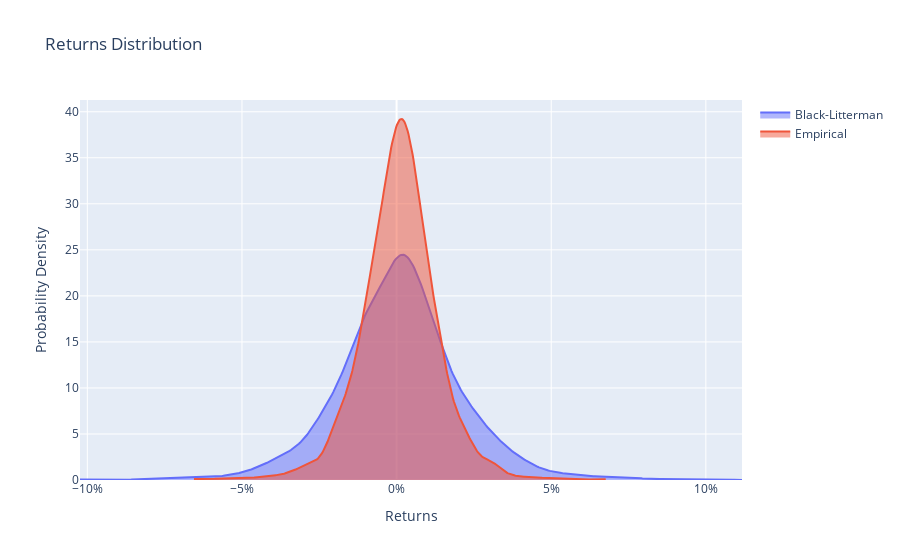

This figure's notebook cell:
### Code cell
population.plot_returns_distribution()

### Figure 1 — Plotly figure (JSON) as saved in the notebook; plotly's stock layout.template omitted (floating-point values rounded to 4 significant figures; data arrays with more than 128 entries replaced by an {"elided": "..."} marker saying what was removed)
{"data": [{"fill": "tozeroy", "mode": "lines", "name": "Black-Litterman", "type": "scatter", "x": {"elided": "500 float values"}, "y": {"elided": "500 float values"}}, {"fill": "tozeroy", "mode": "lines", "name": "Empirical", "type": "scatter", "x": {"elided": "500 float values"}, "y": {"elided": "500 float values"}}], "layout": {"title": {"text": "Returns Distribution"}, "xaxis": {"tickformat": ".0%", "title": {"text": "Returns"}}, "yaxis": {"title": {"text": "Probability Density"}}}}
